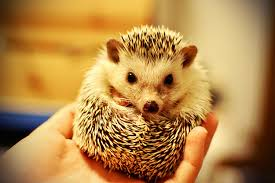
#> input picture Images/4.jpg, 275 x 183 px, found by its file name
$ python '11)Edge-Detection.py'   (older library calls are emulated)
#> lines starting #> are read from the running program, lines starting #| are printed output that depends on the picture; after the words box and inside, x2 and y2 are one past the last pixel; in counts of white or black regions, pixels touching at a corner belong together
import cv2
import numpy as np
import os


# CHECK FOR BEST RESIZING METHODS FROM TUTORIAL 30
#SOBEL , LAPLACIAN, CANNY
def main():
    img = cv2.imread("C:/Users/PM_br/PycharmProjects/Python-Tutorials/Python_Opencv-Tutorials-Examples/Images/4.jpg", 0)
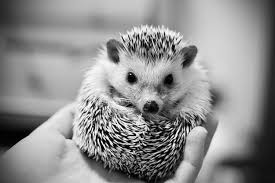
#> img: shape (183, 275); min 0, max 255, mean 142.9
    cv2.imshow("Original", img)

    height,width = img.shape
#> height = 183; width = 275

    #Extract Sobel Edges
    sobel_x = cv2.Sobel(img,cv2.CV_64F,0,1,ksize=5)
    sobel_y = cv2.Sobel(img, cv2.CV_64F, 1, 0, ksize=5)

    cv2.imshow('Sobel_x',sobel_x)
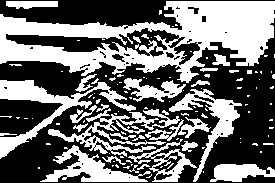
#> window 'Sobel_x': shape (183, 275); 44.1% white; 115 white regions (83 under 20 px), largest, box (x1, y1, x2, y2) and area: (0, 1, 275, 83) 10627, (0, 80, 136, 159) 2249, (48, 108, 180, 157) 1728
    cv2.imshow('Sobel_y', sobel_y)
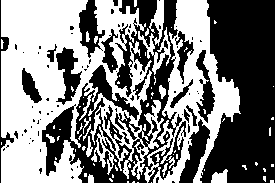
#> window 'Sobel_y': shape (183, 275); 50.4% white; 86 black regions (66 under 20 px), largest, box (x1, y1, x2, y2) and area: (200, 0, 275, 183) 10398, (42, 0, 182, 183) 8709, (179, 119, 210, 183) 853

    #Birleşim
    sobel_Or = cv2.bitwise_or(sobel_x,sobel_y)
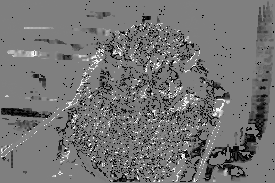
#> sobel_Or: shape (183, 275) float64; 0.34% of the values are NaN or infinite; the others: min -131040, max 131008, mean -11042.8; drawn with min black, max white, NaN and infinite black
    cv2.imshow('Sobel_or', sobel_Or)

    #Laplacian
    laplacian = cv2.Laplacian(img,cv2.CV_64F)
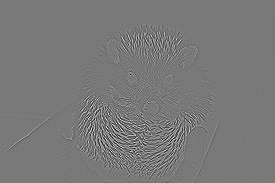
#> laplacian: shape (183, 275) float64; min -675, max 740, mean 0; drawn with min black and max white
    cv2.imshow('Laplacian',laplacian)
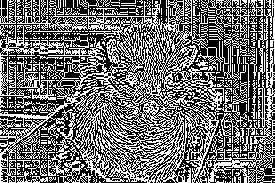
#> window 'Laplacian': shape (183, 275); 43.6% white in thin lines or dots

    #Canny
    canny = cv2.Canny(img,20,170)
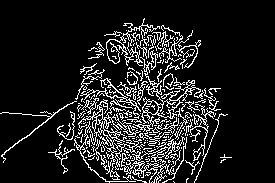
#> canny: shape (183, 275); 12.6% white in thin lines or dots, all inside (x1, y1, x2, y2) = (0, 18, 232, 183)
    cv2.imshow('Canny',canny)

    cv2.waitKey()
    cv2.destroyAllWindows()


if __name__ == '__main__':
    main()

$ run again, with Images/10.jpg copied over Images/4.jpg
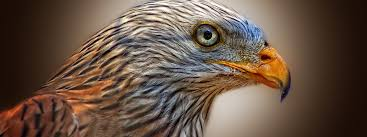
#> input picture Images/10.jpg, 367 x 137 px, found by its file name
#> in main, `cv2.imshow('Sobel_x',sobel_x)`:
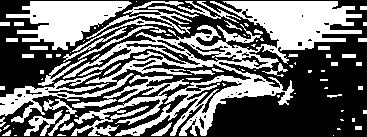
#> window 'Sobel_x': shape (137, 367); 43.3% white; 86 white regions (44 under 20 px), largest, box (x1, y1, x2, y2) and area: (0, 1, 362, 136) 12359, (6, 1, 132, 50) 3226, (71, 75, 189, 136) 1952
#> in main, `canny = cv2.Canny(img,20,170)`:
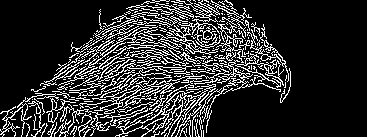
#> canny: shape (137, 367); 17.9% white in thin lines or dots, all inside (x1, y1, x2, y2) = (0, 0, 291, 137)

$ run again, with Images/11.jpg copied over Images/4.jpg
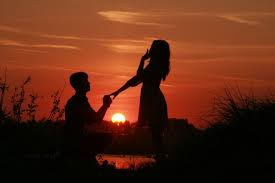
#> input picture Images/11.jpg, 275 x 183 px, found by its file name
#> in main, `cv2.imshow('Sobel_x',sobel_x)`:
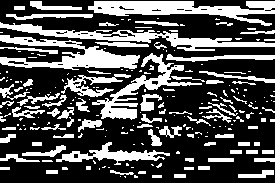
#> window 'Sobel_x': shape (183, 275); 31.8% white; 227 white regions (138 under 20 px), largest, box (x1, y1, x2, y2) and area: (88, 1, 275, 26) 2215, (0, 35, 140, 70) 2021, (0, 22, 275, 51) 1979
#> in main, `canny = cv2.Canny(img,20,170)`:
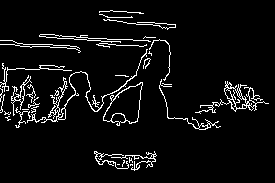
#> canny: shape (183, 275); 5.8% white in thin lines or dots, all inside (x1, y1, x2, y2) = (0, 10, 269, 171)

$ run again, with Images/12.jpg copied over Images/4.jpg
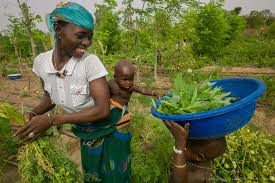
#> input picture Images/12.jpg, 275 x 183 px, found by its file name
#> in main, `canny = cv2.Canny(img,20,170)`:
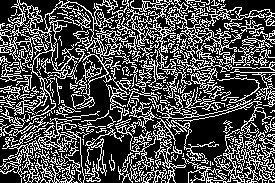
#> canny: shape (183, 275); 30.6% white in thin lines or dots
